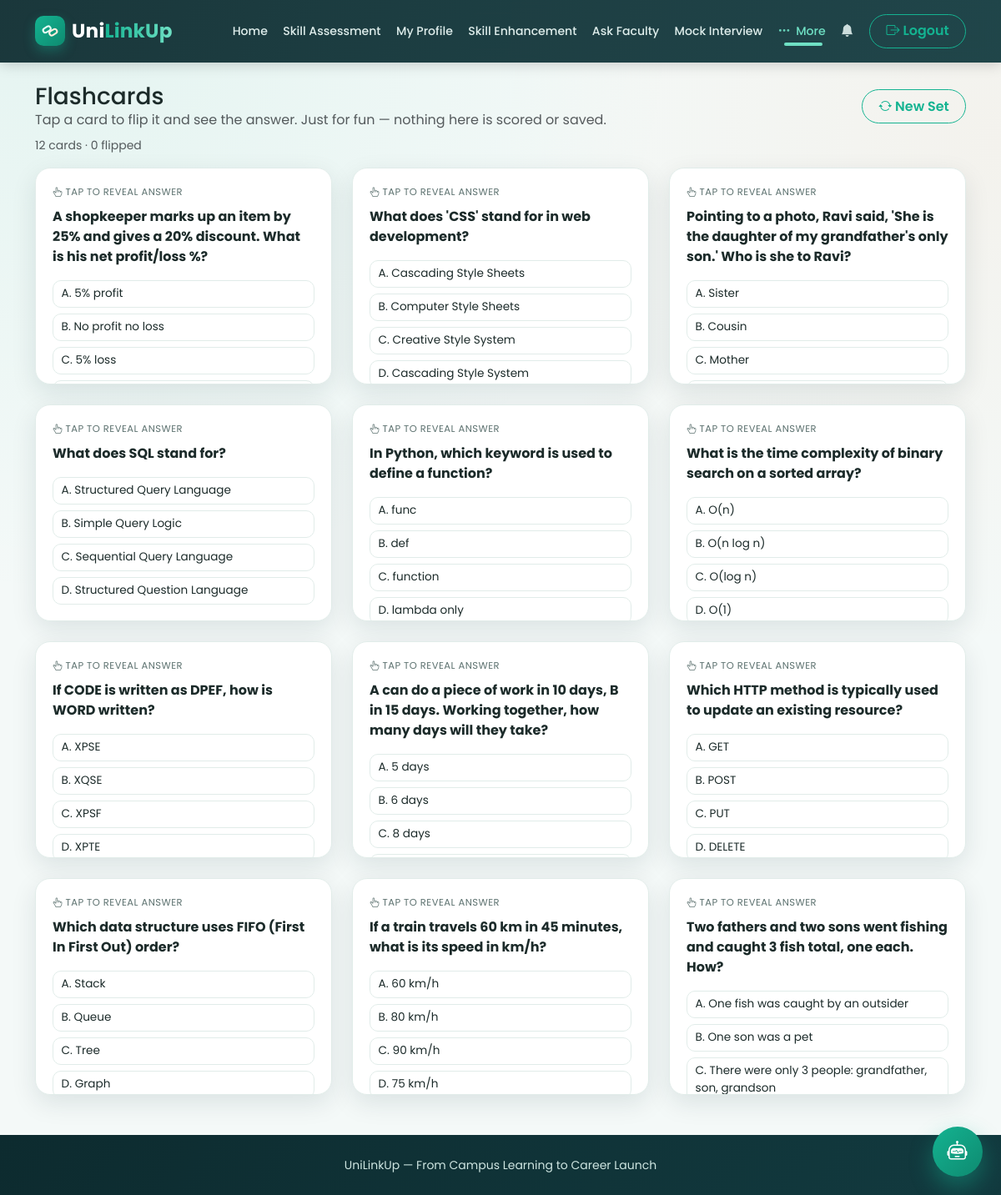
The page /flashcards (signed in) on the database its author committed.
### tables this page shows
CREATE TABLE questions (
    id INTEGER PRIMARY KEY AUTOINCREMENT,
    category TEXT,
    question_text TEXT NOT NULL,
    option_a TEXT NOT NULL,
    option_b TEXT NOT NULL,
    option_c TEXT NOT NULL,
    option_d TEXT NOT NULL,
    correct_option TEXT NOT NULL
);

### app.py (the view)
@app.route('/flashcards')
@student_login_required
def flashcards():
    all_rows = dbm.query_db("SELECT id FROM questions")
    all_ids = [r['id'] for r in all_rows]
    random.shuffle(all_ids)
    picked_ids = all_ids[:12]
    placeholders = ','.join('?' for _ in picked_ids) if picked_ids else ''
    cards = []
    if picked_ids:
        rows = dbm.query_db(f"SELECT * FROM questions WHERE id IN ({placeholders})", picked_ids)
        by_id = {r['id']: r for r in rows}
        cards = [by_id[i] for i in picked_ids if i in by_id]
    return render_template('flashcards.html', cards=cards)

### app.py (called while the page is built)
def student_login_required(f):
    @wraps(f)
    def wrapper(*args, **kwargs):
        if session.get('role') != 'student':
            flash('Please log in as a student to continue.', 'warning')
            return redirect(url_for('login'))
        return f(*args, **kwargs)
    return wrapper

@app.context_processor
def inject_globals():
    pending_requests = 0
    if session.get('role') == 'employee' and session.get('college_id'):
        row = dbm.query_db("SELECT COUNT(*) AS c FROM visit_requests WHERE college_id = ? AND status = 'pending'",
                           (session['college_id'],), one=True)
        pending_requests = row['c'] if row else 0
    return dict(current_student=current_student, current_employee=current_employee,
                current_faculty=current_faculty, current_company=current_company,
                current_interviewer=current_interviewer,
                pending_company_requests=pending_requests, ASSET_VERSION=ASSET_VERSION)

### db.py (called while the page is built)
def get_db():
    if 'db' not in g:
        g.db = sqlite3.connect(DATABASE)
        g.db.row_factory = sqlite3.Row      # lets us access columns by name, e.g. row['name']
        g.db.execute("PRAGMA foreign_keys = ON")
    return g.db

def query_db(query, args=(), one=False):
    cur = get_db().execute(query, args)
    rows = cur.fetchall()
    cur.close()
    return (rows[0] if rows else None) if one else rows

### templates/flashcards.html (shortened to what this page needs)
{% extends 'base.html' %}
{% block content %}
<div class="d-flex justify-content-between align-items-center flex-wrap gap-2 mt-3 mb-2">
  <div>
    <h3 class="mb-0">Flashcards</h3>
    <p class="text-muted mb-0">Tap a card to flip it and see the answer. Just for fun — nothing here is scored or saved.</p>
  </div>
  <a href="{{ url_for('flashcards') }}" class="btn sb-btn-outline"><i class="bi bi-arrow-repeat"></i> New Set</a>
</div>
{% if not cards %}
  <div class="alert alert-info mt-3">No questions available yet — check back once your college's question bank is seeded.</div>
{% else %}
  <p class="text-muted small mb-3">{{ cards|length }} cards &middot; <span id="flipCount">0</span> flipped</p>
  <div class="row g-4">
    {% for q in cards %}
      <div class="col-md-6 col-lg-4">
        <div class="sb-flip-scene" onclick="this.classList.toggle('is-flipped'); window.sbCountFlip && window.sbCountFlip();">
          <div class="sb-flip-card">
            <div class="sb-flip-face sb-flip-front">
              <span class="sb-flip-hint mb-2"><i class="bi bi-hand-index-thumb"></i> Tap to reveal answer</span>
              <strong class="mb-3">{{ q.question_text }}</strong>
              <div class="mt-auto">
                <div class="sb-flip-option">A. {{ q.option_a }}</div>
                <div class="sb-flip-option">B. {{ q.option_b }}</div>
                <div class="sb-flip-option">C. {{ q.option_c }}</div>
                <div class="sb-flip-option">D. {{ q.option_d }}</div>
              </div>
            </div>
            <div class="sb-flip-face sb-flip-back">
              <div>
                <div class="small text-uppercase opacity-75 mb-2">Correct Answer</div>
                <div class="h4 mb-0">{{ q.correct_option }}.
                </div>
              </div>
            </div>
          </div>
        </div>
      </div>
    {% endfor %}
  </div>
{% endif %}
{% endblock %}

### templates/base.html (shortened to what this page needs)
<!DOCTYPE html>
<html lang="en">
<head>
<link href="https://cdn.jsdelivr.net/npm/bootstrap@5.3.3/dist/css/bootstrap.min.css" rel="stylesheet">
<link href="https://cdn.jsdelivr.net/npm/bootstrap-icons@1.11.3/font/bootstrap-icons.min.css" rel="stylesheet">
<link rel="stylesheet" href="{{ url_for('static', filename='css/style.css') }}?v={{ ASSET_VERSION }}">
<link rel="stylesheet" href="{{ url_for('static', filename='css/motion.css') }}?v={{ ASSET_VERSION }}">
</head>
<body class="{% block body_class %}{% endblock %}"{% if session.get('role') %} data-user-role="{{ session.get('role') }}"{% endif %}>
<nav class="navbar navbar-expand-lg sb-navbar" id="sbNavbar">
  <div class="container">
    <a class="navbar-brand d-flex align-items-center gap-2 me-auto" href="{{ url_for('index') }}">
      <span class="sb-brand-badge">
      </span>
      <span class="sb-brand-text">Uni<span>LinkUp</span></span>
    </a>
    <div class="collapse navbar-collapse" id="navMain">
      <ul class="navbar-nav ms-auto align-items-lg-center gap-lg-1">
        {% if session.get('role') == 'student' %}
          <li class="nav-item"><a class="nav-link {{ 'active' if request.endpoint == 'student_home' }}" href="{{ url_for('student_home') }}"> Home</a></li>
          <li class="nav-item"><a class="nav-link {{ 'active' if request.endpoint and request.endpoint.startswith('assessment') or request.endpoint in ['start_practice','start_main','take_assessment','submit_assessment'] }}" href="{{ url_for('assessment_home') }}"> Skill Assessment</a></li>
          <li class="nav-item"><a class="nav-link {{ 'active' if request.endpoint == 'profile' }}" href="{{ url_for('profile') }}"> My Profile</a></li>
          <li class="nav-item"><a class="nav-link {{ 'active' if request.endpoint == 'skill_enhancement' }}" href="{{ url_for('skill_enhancement') }}"> Skill Enhancement</a></li>
          <li class="nav-item"><a class="nav-link {{ 'active' if request.endpoint in ['ask_faculty', 'message_thread'] }}" href="{{ url_for('ask_faculty') }}"> Ask Faculty</a></li>
          <li class="nav-item"><a class="nav-link {{ 'active' if request.endpoint == 'mock_interview' }}" href="{{ url_for('mock_interview') }}"> Mock Interview</a></li>
          <li class="nav-item dropdown">
            <a class="nav-link dropdown-toggle {{ 'active' if request.endpoint in ['help_center','about','interview_experiences','learning_hours','flashcards'] }}" href="#" role="button" data-bs-toggle="dropdown" aria-expanded="false"><i class="bi bi-three-dots"></i> More</a>
          </li>
          <li class="nav-item dropdown sb-bell-item">
            <a class="nav-link sb-bell-link" href="#" role="button" data-bs-toggle="dropdown" aria-expanded="false" id="sbBellToggle" data-role="student">
              <i class="bi bi-bell-fill"></i>
            </a>
          </li>
          <li class="nav-item"><a class="btn sb-btn-outline ms-lg-2" href="{{ url_for('logout') }}"><i class="bi bi-box-arrow-right"></i> Logout</a></li>
        {% endif %}
      </ul>
    </div>
  </div>
</nav>
{% block main %}
<main class="container mb-5">
  {% block content %}{% endblock %}
</main>
{% endblock %}
<footer class="sb-footer text-center py-4 mt-5">
  <div class="container">
    <small>UniLinkUp &mdash; From Campus Learning to Career Launch</small>
  </div>
</footer>
</body>
</html>

### static/css/style.css (style rules this page uses)
:root { --sb-dark: #0d2b2f; --sb-dark-2: #123a3f; --sb-teal: #14b391; --sb-teal-dark: #0e8a70; --sb-teal-light: #6fe0c4; --sb-orange: #e8823c; --sb-orange-dark: #cf6a26; --sb-bg: #f4f9f8; --sb-red: #e15b5b; --sb-amber: #e8a83c; --sb-green: #14b391; --sb-ink: #1c2b2a; --sb-muted: #5c716f; --sb-border: #e1ece9; --sb-shadow-sm: 0 2px 10px rgba(13, 43, 47, 0.06); --sb-shadow-md: 0 10px 30px rgba(13, 43, 47, 0.10); --sb-shadow-lg: 0 18px 50px rgba(13, 43, 47, 0.16); --sb-radius: 18px; --sb-radius-sm: 12px; }
* { box-sizing: border-box; }
body { font-family: 'Poppins', sans-serif; background: var(--sb-bg); background-image: radial-gradient(circle at 8% 0%, rgba(20, 179, 145, 0.07), transparent 40%), radial-gradient(circle at 100% 12%, rgba(232, 130, 60, 0.06), transparent 35%); background-attachment: fixed; color: var(--sb-ink); }
a { text-decoration: none; }
.sb-navbar { background: linear-gradient(120deg, var(--sb-dark) 0%, var(--sb-dark-2) 100%); padding: .9rem 0; box-shadow: 0 2px 16px rgba(0,0,0,0.18); position: sticky; top: 0; z-index: 1030; }
.navbar-brand { color: #fff !important; font-weight: 700; font-size: 1.45rem; letter-spacing: .2px; }
.navbar-brand .sb-brand-text { white-space: nowrap; }
.navbar-brand .sb-brand-text span { background: linear-gradient(90deg, var(--sb-teal), var(--sb-teal-light)); -webkit-background-clip: text; background-clip: text; color: transparent; }
.sb-navbar .nav-link { color: #dfeeec !important; font-weight: 500; position: relative; padding: .5rem .7rem !important; transition: color .15s ease; }
.sb-navbar .nav-link.active, .sb-navbar .nav-link[aria-current="page"] { color: var(--sb-teal-light) !important; }
.sb-btn-outline { border: 1.5px solid var(--sb-teal); color: var(--sb-teal) !important; border-radius: 30px; padding: .45rem 1.2rem; font-weight: 600; background: transparent; transition: all .15s ease; }
.sb-footer { background: linear-gradient(120deg, var(--sb-dark) 0%, var(--sb-dark-2) 100%); color: #cfe6e2; }
.sb-navbar { backdrop-filter: blur(10px); -webkit-backdrop-filter: blur(10px); background: linear-gradient(120deg, rgba(13,43,47,0.94) 0%, rgba(18,58,63,0.94) 100%); transition: padding .2s ease, box-shadow .2s ease; }
.sb-brand-badge { width: 36px; height: 36px; border-radius: 10px; background: linear-gradient(135deg, var(--sb-teal), var(--sb-teal-dark)); color: #fff; display: inline-flex; align-items: center; justify-content: center; font-size: 1.05rem; box-shadow: 0 6px 14px rgba(20,179,145,0.35); }
.sb-navbar .nav-link { display: inline-flex; align-items: center; gap: .4rem; position: relative; }
.sb-navbar .nav-link i { font-size: .95rem; opacity: .9; }
.sb-navbar .nav-link::after { content: ""; position: absolute; left: .7rem; right: .7rem; bottom: .1rem; height: 2px; background: var(--sb-teal-light); transform: scaleX(0); transform-origin: left; transition: transform .18s ease; border-radius: 2px; }
.sb-navbar .nav-link:hover::after, .sb-navbar .nav-link.active::after { transform: scaleX(1); }
.sb-navbar .nav-link.active { color: var(--sb-teal-light) !important; }
.sb-bell-item { position: relative; }
.sb-bell-link { position: relative; padding-left: .55rem !important; padding-right: .55rem !important; }
.sb-bell-link::after { display: none !important; }
.sb-bell-link i { font-size: 1.05rem; }
.sb-flip-scene { perspective: 1200px; height: 260px; cursor: pointer; }
.sb-flip-card { position: relative; width: 100%; height: 100%; transition: transform 0.5s cubic-bezier(.4, .2, .2, 1); transform-style: preserve-3d; }
.sb-flip-face { position: absolute; inset: 0; backface-visibility: hidden; border-radius: var(--sb-radius); padding: 1.25rem; display: flex; flex-direction: column; box-shadow: var(--sb-shadow-md); overflow-y: auto; }
.sb-flip-front { background: #fff; border: 1px solid var(--sb-border); }
.sb-flip-back { background: linear-gradient(160deg, var(--sb-dark), var(--sb-dark-2)); color: #fff; transform: rotateY(180deg); align-items: center; justify-content: center; text-align: center; }
.sb-flip-hint { font-size: .72rem; text-transform: uppercase; letter-spacing: .04em; color: var(--sb-muted); }
.sb-flip-option { font-size: .85rem; padding: .35rem .6rem; border-radius: 10px; border: 1px solid var(--sb-border); margin-bottom: .4rem; }

### rows shown on the page
questions: question_text "A shopkeeper marks up an item by 25% and gives a 20% discount. What is his net profit/loss %?", option_a "5% profit", option_b "No profit no loss", option_c "5% loss"
questions: question_text "What does 'CSS' stand for in web development?", option_a "Cascading Style Sheets", option_b "Computer Style Sheets", option_c "Creative Style System", option_d "Cascading Style System"
questions: question_text "Pointing to a photo, Ravi said, 'She is the daughter of my grandfather's only son.' Who is she to Ravi?", option_a "Sister", option_b "Cousin", option_c "Mother"
questions: question_text "What does SQL stand for?", option_a "Structured Query Language", option_b "Simple Query Logic", option_c "Sequential Query Language", option_d "Structured Question Language"
questions: question_text "In Python, which keyword is used to define a function?", option_a "func", option_b "def", option_c "function", option_d "lambda only"
questions: question_text "What is the time complexity of binary search on a sorted array?", option_a "O(n)", option_b "O(n log n)", option_c "O(log n)", option_d "O(1)"
questions: question_text "If CODE is written as DPEF, how is WORD written?", option_a "XPSE", option_b "XQSE", option_c "XPSF", option_d "XPTE"
questions: question_text "A can do a piece of work in 10 days, B in 15 days. Working together, how many days will they take?", option_a "5 days", option_b "6 days", option_c "8 days"
questions: question_text "Which HTTP method is typically used to update an existing resource?", option_a "GET", option_b "POST", option_c "PUT", option_d "DELETE"
questions: question_text "Which data structure uses FIFO (First In First Out) order?", option_a "Stack", option_b "Queue", option_c "Tree", option_d "Graph"
questions: question_text "If a train travels 60 km in 45 minutes, what is its speed in km/h?", option_a "60 km/h", option_b "80 km/h", option_c "90 km/h", option_d "75 km/h"
questions: question_text "Two fathers and two sons went fishing and caught 3 fish total, one each. How?", option_a "One fish was caught by an outsider", option_b "One son was a pet", option_c "There were only 3 people: grandfather, son, grandson"

### other values the page prints
{{ cards|length }} "12"
